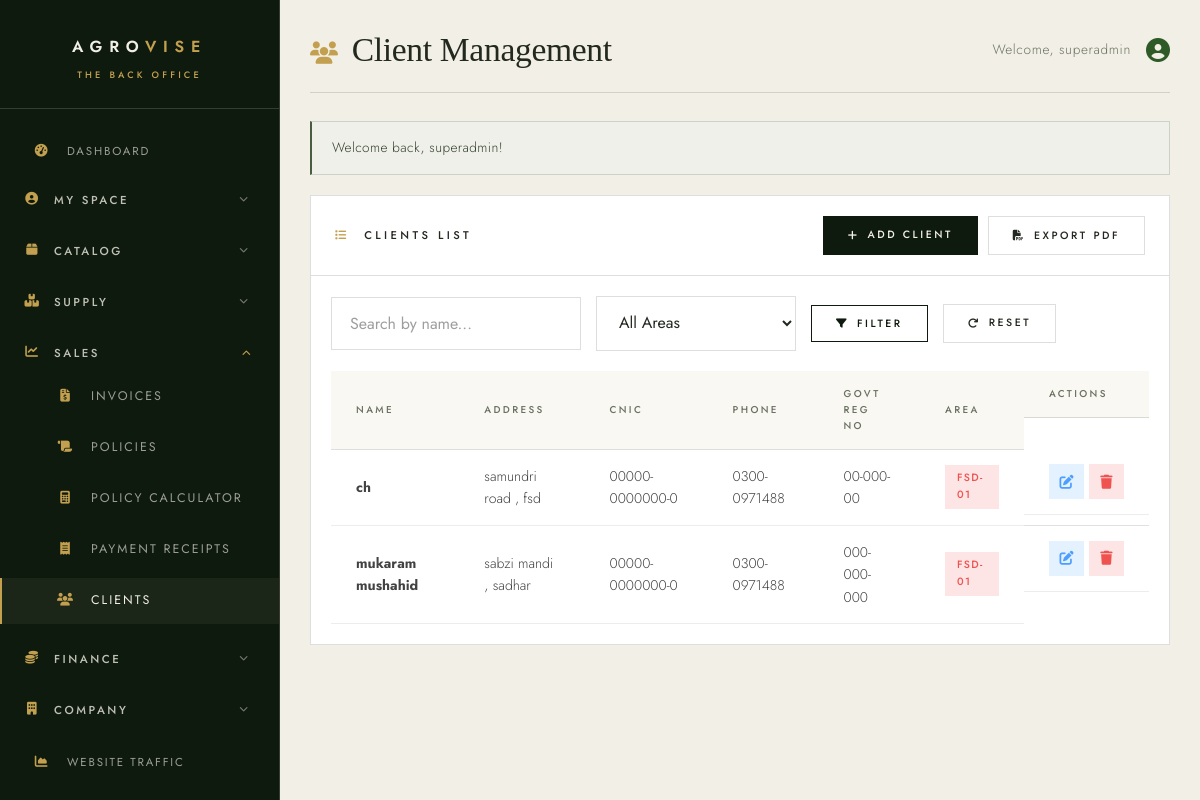
Page /admin/clients.php (signed in) on the committed database.
### tables this page shows
CREATE TABLE `clients` (
  `id` int NOT NULL AUTO_INCREMENT,
  `name` varchar(255) NOT NULL,
  `address` text NOT NULL,
  `cnic` varchar(20) NOT NULL,
  `phone` varchar(20) NOT NULL,
  `govt_reg_no` varchar(100) DEFAULT NULL,
  `area` varchar(100) NOT NULL,
  `employee_id` int DEFAULT NULL,
  `created_at` timestamp NULL DEFAULT CURRENT_TIMESTAMP,
  PRIMARY KEY (`id`)
);

### includes/functions.php (called while the page is built, shortened)
<?php
function getFlashMessage() {
    if (isset($_SESSION['flash'])) {
        $flash = $_SESSION['flash'];
        return $flash;
    }
    return null;
}
function sanitize($input) {
    return htmlspecialchars(trim($input ?? ''), ENT_QUOTES, 'UTF-8');
}
?>

### admin/clients.php (the view, shortened to what this page needs)
<?php
require_once '../includes/functions.php';
$conn = getDBConnection();
$search = trim($_GET['search'] ?? '');
$query = "SELECT * FROM clients WHERE 1=1";
$params = [];
$query .= " ORDER BY created_at DESC";
$stmt = $conn->prepare($query);
$stmt->execute($params);
$clients = $stmt->fetchAll();
$flash = getFlashMessage();
?>
<!DOCTYPE html>
<html lang="en">
<head>
    <link rel="stylesheet" href="https://cdnjs.cloudflare.com/ajax/libs/font-awesome/6.4.0/css/all.min.css">
    <link rel="stylesheet" href="../assets/css/style.css?v=ed3">
</head>
<body class="admin-body">
    <div class="admin-wrapper">
        <?php require __DIR__ . '/../includes/admin-sidebar.php'; ?>
        <main class="admin-main">
            <div class="admin-header">
                <h1><i class="fas fa-users"></i> Client Management</h1>
                <div class="admin-user">
                    <span>Welcome, <?php echo sanitize($_SESSION['admin_username']); ?></span>
                    <i class="fas fa-user-circle" style="font-size: 1.5rem; color: var(--primary-green);"></i>
                </div>
            </div>
            <?php if ($flash): ?>
            <div class="alert alert-<?php echo $flash['type']; ?>">
                <?php echo $flash['message']; ?>
            </div>
            <?php endif; ?>
            <div class="data-card">
                <div class="data-card-header">
                    <h2><i class="fas fa-list"></i> Clients List</h2>
                    <div style="display: flex; gap: 10px;">
                        <a href="add-client.php" class="btn btn-primary btn-sm">
                            <i class="fas fa-plus"></i> Add Client
                        </a>
                        <button onclick="window.print()" class="btn btn-outline btn-sm">
                            <i class="fas fa-file-pdf"></i> Export PDF
                        </button>
                    </div>
                </div>
                <div style="padding: 20px;">
                    <form method="GET" class="filters-bar">
                        <input type="text" name="search" class="form-input" placeholder="Search by name..." value="<?php echo sanitize($search); ?>" style="max-width: 250px;">
                        <select name="area" class="form-select" style="max-width: 200px;">
                            <option value="">All Areas</option>
                        </select>
                        <button type="submit" class="btn btn-secondary btn-sm"><i class="fas fa-filter"></i> Filter</button>
                        <a href="clients.php" class="btn btn-outline btn-sm"><i class="fas fa-redo"></i> Reset</a>
                    </form>
                    <table class="data-table">
                        <thead>
                            <tr>
                                <th>Name</th>
                                <th>Address</th>
                                <th>CNIC</th>
                                <th>Phone</th>
                                <th>Govt Reg No</th>
                                <th>Area</th>
                                <th class="action-btns">Actions</th>
                            </tr>
                        </thead>
                        <tbody>
                            <?php foreach ($clients as $client): ?>
                            <tr>
                                <td><strong><?php echo sanitize($client['name']); ?></strong></td>
                                <td><?php echo sanitize($client['address']); ?></td>
                                <td><?php echo sanitize($client['cnic']); ?></td>
                                <td><?php echo sanitize($client['phone']); ?></td>
                                <td><?php echo sanitize($client['govt_reg_no'] ?: '-'); ?></td>
                                <td><span class="category-badge insecticides"><?php echo sanitize($client['area']); ?></span></td>
                                <td class="action-btns">
                                    <div style="display: flex; gap: 5px;">
                                        <a href="edit-client.php?id=<?php echo $client['id']; ?>" class="btn-icon edit" title="Edit"><i class="fas fa-edit"></i></a>
                                        <a href="?delete=<?php echo $client['id']; ?>" class="btn-icon delete" title="Delete" onclick="return confirm('Are you sure you want to delete this client?');"><i class="fas fa-trash"></i></a>
                                    </div>
                                </td>
                            </tr>
                            <?php endforeach; ?>
                        </tbody>
                    </table>
                </div>
            </div>
        </main>
    </div>
</body>
</html>

### admin/clients.php (style rules this page uses)
.filters-bar { display: flex; gap: 15px; margin-bottom: 20px; align-items: center; }

### rows in the picture
clients: name "ch", address "samundri road , fsd", cnic "00000-0000000-0", phone "0300-0971488", govt_reg_no "00-000-00", area "FSD-01"
clients: name "mukaram mushahid", address "sabzi mandi , sadhar", cnic "00000-0000000-0", phone "0300-0971488", govt_reg_no "000-000-000", area "FSD-01"

### other values in the picture
$_SESSION['admin_username'] "superadmin"
$flash['message'] "Welcome back, superadmin!"
